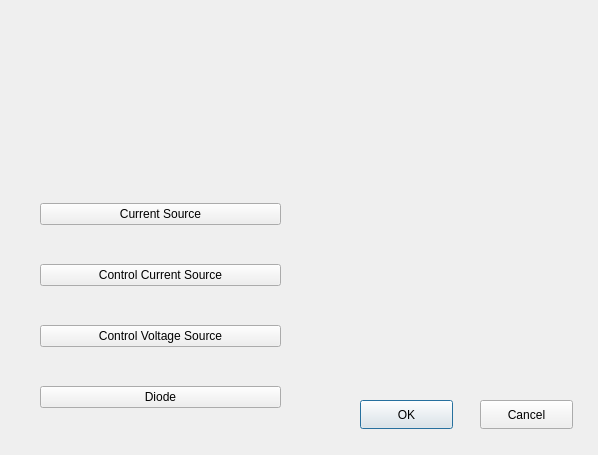
<?xml version="1.0" encoding="UTF-8"?>
<ui version="4.0">
 <class>Othercomponents</class>
 <widget class="QDialog" name="Othercomponents">
  <property name="geometry">
   <rect>
    <x>0</x>
    <y>0</y>
    <width>598</width>
    <height>455</height>
   </rect>
  </property>
  <property name="windowTitle">
   <string>Dialog</string>
  </property>
  <widget class="QPushButton" name="OK">
   <property name="geometry">
    <rect>
     <x>360</x>
     <y>400</y>
     <width>93</width>
     <height>29</height>
    </rect>
   </property>
   <property name="text">
    <string>OK</string>
   </property>
  </widget>
  <widget class="QPushButton" name="cancel">
   <property name="geometry">
    <rect>
     <x>480</x>
     <y>400</y>
     <width>93</width>
     <height>29</height>
    </rect>
   </property>
   <property name="text">
    <string>Cancel</string>
   </property>
  </widget>
  <widget class="QLabel" name="image">
   <property name="geometry">
    <rect>
     <x>30</x>
     <y>20</y>
     <width>151</width>
     <height>131</height>
    </rect>
   </property>
   <property name="text">
    <string/>
   </property>
  </widget>
  <widget class="QWidget" name="verticalLayoutWidget">
   <property name="geometry">
    <rect>
     <x>40</x>
     <y>170</y>
     <width>241</width>
     <height>271</height>
    </rect>
   </property>
   <layout class="QVBoxLayout" name="verticalLayout">
    <item>
     <widget class="QPushButton" name="currentsource">
      <property name="text">
       <string>Current Source</string>
      </property>
     </widget>
    </item>
    <item>
     <widget class="QPushButton" name="controlcurrentsource">
      <property name="text">
       <string>Control Current Source</string>
      </property>
     </widget>
    </item>
    <item>
     <widget class="QPushButton" name="controlvoltagesource">
      <property name="text">
       <string>Control Voltage Source</string>
      </property>
     </widget>
    </item>
    <item>
     <widget class="QPushButton" name="diode">
      <property name="text">
       <string>Diode</string>
      </property>
     </widget>
    </item>
   </layout>
  </widget>
 </widget>
 <resources/>
 <connections/>
</ui>
